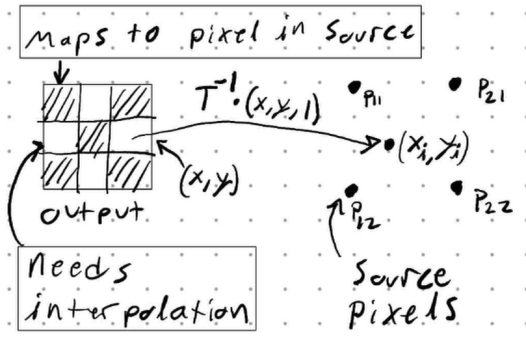
#> input picture Q1/Interpolation1.png, 526 x 339 px, given in place of blackSquare.png, which was not available
$ python q1_a2.py
#> lines starting #> are read from the running program, lines starting #| are printed output that depends on the picture; pictures that were not available may be replaced by others from this repository, and a replacement may not be noted
import cv2 as cv
import numpy as np
import imageio.v3 as iio
import matplotlib.pyplot as plt


figure = plt.figure(figsize=(10,7))

rows = 1
columns = 2

affineTransform = np.float32([[1, 1, 4],
                            [1, 3, 0]])

i1 = iio.imread('blackSquare.png')
#> i1 is the input picture: shape (339, 526, 4); mean R, G, B, A 234.5, 234.5, 234.5, 255
i2 = iio.imread('face.jpg')
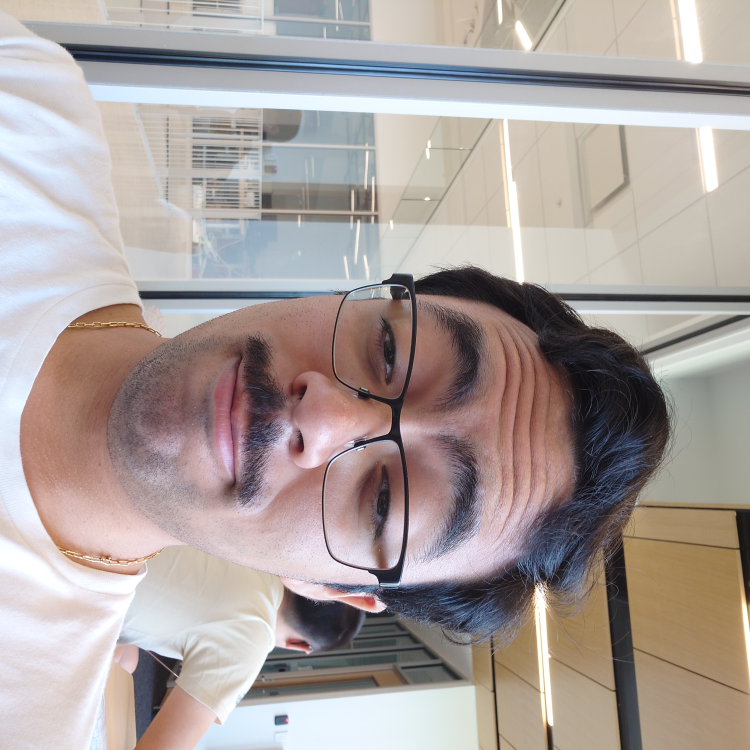
#> input picture Q1/face.jpg, 3000 x 3000 px (shown at 1/4 size)
#> i2 is the input picture: shape (3000, 3000, 3); mean R, G, B 170.6, 160.1, 156.9

out1 = cv.warpAffine(i1, affineTransform, (125, 200), cv.INTER_LINEAR)
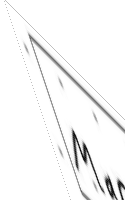
#> out1: shape (200, 125, 4); mean R, G, B, A 97.4, 97.4, 97.4, 105.4; transparent parts drawn white

figure.add_subplot(rows, columns, 1)

plt.imshow(i1)
plt.title("before Transform")

figure.add_subplot(rows, columns, 2)
plt.imshow(out1)
plt.title("after Transform")

plt.show()
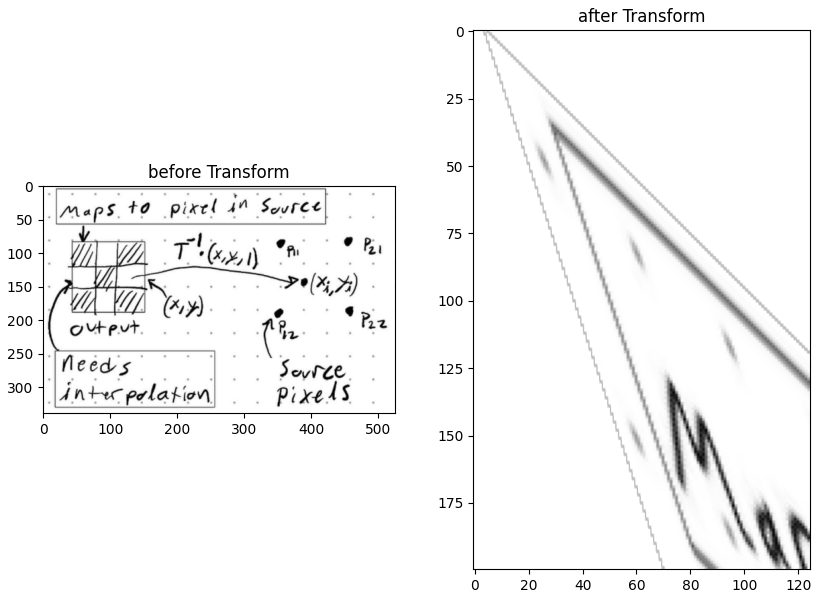
#> figure drawn by matplotlib, 2 panels
